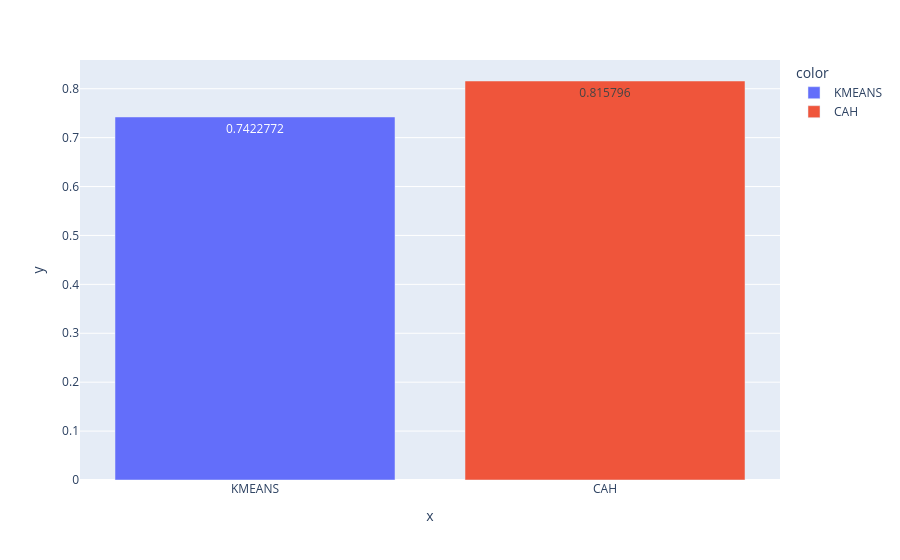

Here is the notebook cell this chart was saved with:
### Markdown cell above
### <font color = "gold"> Comparer Kmeans et CAH

### Code cell
# Diagramme en barre des silhouettes
Model_Names = ['KMEANS', 'CAH']
sil = [sil_km, sil_cah]
fig = px.bar(x = Model_Names, y = sil, color = Model_Names, text_auto = True)
fig.show()

### Figure 1 — Plotly figure (JSON) as saved in the notebook; plotly's stock layout.template omitted (floating-point values rounded to 4 significant figures)
{"data": [{"hovertemplate": "color=KMEANS<br>x=%{x}<br>y=%{y}<extra></extra>", "legendgroup": "KMEANS", "marker": {"color": "#636efa", "pattern": {"shape": ""}}, "name": "KMEANS", "orientation": "v", "showlegend": true, "textposition": "auto", "texttemplate": "%{y}", "type": "bar", "x": ["KMEANS"], "xaxis": "x", "y": [0.7423], "yaxis": "y"}, {"hovertemplate": "color=CAH<br>x=%{x}<br>y=%{y}<extra></extra>", "legendgroup": "CAH", "marker": {"color": "#EF553B", "pattern": {"shape": ""}}, "name": "CAH", "orientation": "v", "showlegend": true, "textposition": "auto", "texttemplate": "%{y}", "type": "bar", "x": ["CAH"], "xaxis": "x", "y": [0.8158], "yaxis": "y"}], "layout": {"barmode": "relative", "legend": {"title": {"text": "color"}, "tracegroupgap": 0}, "margin": {"t": 60}, "xaxis": {"anchor": "y", "domain": [0.0, 1.0], "title": {"text": "x"}}, "yaxis": {"anchor": "x", "domain": [0.0, 1.0], "title": {"text": "y"}}}}
